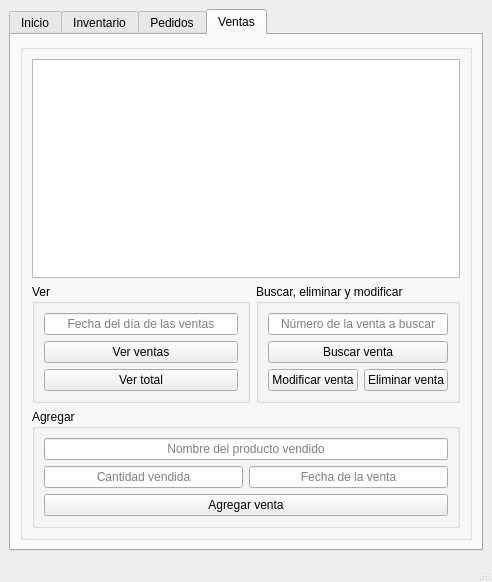
<?xml version="1.0" encoding="UTF-8"?>
<ui version="4.0">
 <class>MainWindow</class>
 <widget class="QMainWindow" name="MainWindow">
  <property name="geometry">
   <rect>
    <x>0</x>
    <y>0</y>
    <width>492</width>
    <height>582</height>
   </rect>
  </property>
  <property name="windowTitle">
   <string>MainWindow</string>
  </property>
  <widget class="QWidget" name="centralwidget">
   <layout class="QGridLayout" name="gridLayout_17">
    <item row="0" column="0">
     <widget class="QTabWidget" name="tabWidget">
      <property name="currentIndex">
       <number>3</number>
      </property>
      <widget class="QWidget" name="tab">
       <property name="styleSheet">
        <string notr="true">
QWidget
{background-image: url(:/images/images/madera.png);
}

QLabel#tabacos{
color:black;
font-size:50px;
font-family: courier new;
background:none;
}

QLabel#ornelas{
color:black;
font-size:50px;
font-family: courier new;
background:none;
}

QLabel#puro{
border:none;
background:none;
}

QLabel#puro2{
border:none;
background:none;
}

QLabel#puro3{
border:none;
background:none;
}

QLabel#puro4{
border:none;
background:none;
}

QLabel#puro5{
border:none;
background:none;
}

QLabel#puro6{
border:none;
background:none;
}

QLabel#puro7{
border:none;
background:none;
}

QLabel#puro8{
border:none;
background:none;
}

QLabel#puro9{
border:none;
background:none;
}

QLabel#puro10{
border:none;
background:none;
}

QLabel#bienvenido{
background:none;
font-size:15px;
}

QGroupBox#puros{
border:none;
background:none;
}

QGroupBox#puros2{
border:none;
background:none;
}</string>
       </property>
       <attribute name="title">
        <string>Inicio</string>
       </attribute>
       <layout class="QGridLayout" name="gridLayout_16">
        <item row="0" column="0">
         <widget class="QGroupBox" name="puros">
          <property name="title">
           <string/>
          </property>
          <layout class="QHBoxLayout" name="horizontalLayout">
           <item>
            <widget class="QLabel" name="puro5">
             <property name="styleSheet">
              <string notr="true">image: url(:/prefijoNuevo/images/puro.png);</string>
             </property>
             <property name="text">
              <string/>
             </property>
            </widget>
           </item>
           <item>
            <widget class="QLabel" name="puro3">
             <property name="styleSheet">
              <string notr="true">image: url(:/prefijoNuevo/images/puro.png);</string>
             </property>
             <property name="text">
              <string/>
             </property>
            </widget>
           </item>
           <item>
            <widget class="QLabel" name="puro4">
             <property name="styleSheet">
              <string notr="true">image: url(:/prefijoNuevo/images/puro.png);</string>
             </property>
             <property name="text">
              <string/>
             </property>
            </widget>
           </item>
           <item>
            <widget class="QLabel" name="puro">
             <property name="styleSheet">
              <string notr="true">image: url(:/prefijoNuevo/images/puro.png);</string>
             </property>
             <property name="text">
              <string/>
             </property>
            </widget>
           </item>
           <item>
            <widget class="QLabel" name="puro2">
             <property name="styleSheet">
              <string notr="true">image: url(:/prefijoNuevo/images/puro.png);</string>
             </property>
             <property name="text">
              <string/>
             </property>
            </widget>
           </item>
          </layout>
         </widget>
        </item>
        <item row="4" column="0">
         <widget class="QLabel" name="bienvenido">
          <property name="text">
           <string>Bienvenido, Administrador</string>
          </property>
          <property name="alignment">
           <set>Qt::AlignCenter</set>
          </property>
         </widget>
        </item>
        <item row="3" column="0">
         <widget class="QGroupBox" name="puros2">
          <property name="title">
           <string/>
          </property>
          <layout class="QGridLayout" name="gridLayout_2">
           <item row="0" column="0">
            <widget class="QLabel" name="puro7">
             <property name="styleSheet">
              <string notr="true">image: url(:/prefijoNuevo/images/puro.png);</string>
             </property>
             <property name="text">
              <string/>
             </property>
            </widget>
           </item>
           <item row="0" column="1">
            <widget class="QLabel" name="puro8">
             <property name="styleSheet">
              <string notr="true">image: url(:/prefijoNuevo/images/puro.png);</string>
             </property>
             <property name="text">
              <string/>
             </property>
            </widget>
           </item>
           <item row="0" column="2">
            <widget class="QLabel" name="puro6">
             <property name="styleSheet">
              <string notr="true">image: url(:/prefijoNuevo/images/puro.png);</string>
             </property>
             <property name="text">
              <string/>
             </property>
            </widget>
           </item>
           <item row="0" column="3">
            <widget class="QLabel" name="puro9">
             <property name="styleSheet">
              <string notr="true">image: url(:/prefijoNuevo/images/puro.png);</string>
             </property>
             <property name="text">
              <string/>
             </property>
            </widget>
           </item>
           <item row="0" column="4">
            <widget class="QLabel" name="puro10">
             <property name="styleSheet">
              <string notr="true">image: url(:/prefijoNuevo/images/puro.png);</string>
             </property>
             <property name="text">
              <string/>
             </property>
            </widget>
           </item>
          </layout>
         </widget>
        </item>
        <item row="2" column="0">
         <widget class="QLabel" name="ornelas">
          <property name="text">
           <string>Ornelas</string>
          </property>
          <property name="alignment">
           <set>Qt::AlignCenter</set>
          </property>
         </widget>
        </item>
        <item row="1" column="0">
         <widget class="QLabel" name="tabacos">
          <property name="text">
           <string>Tabacos</string>
          </property>
          <property name="alignment">
           <set>Qt::AlignCenter</set>
          </property>
         </widget>
        </item>
       </layout>
      </widget>
      <widget class="QWidget" name="tab_2">
       <attribute name="title">
        <string>Inventario</string>
       </attribute>
       <layout class="QGridLayout" name="gridLayout">
        <item row="5" column="0">
         <widget class="QGroupBox" name="groupBox_7">
          <property name="title">
           <string/>
          </property>
          <layout class="QGridLayout" name="gridLayout_9">
           <item row="4" column="0" colspan="2">
            <widget class="QGroupBox" name="groupBox_10">
             <property name="title">
              <string>Buscar, eliminar y modificar</string>
             </property>
             <layout class="QGridLayout" name="gridLayout_13">
              <item row="0" column="0" colspan="2">
               <widget class="QLineEdit" name="lineEdit_buscar_inventario">
                <property name="alignment">
                 <set>Qt::AlignCenter</set>
                </property>
                <property name="placeholderText">
                 <string>Nombre del producto a buscar</string>
                </property>
               </widget>
              </item>
              <item row="2" column="0">
               <widget class="QPushButton" name="pushButton_modificar_inventario">
                <property name="text">
                 <string>Modificar producto</string>
                </property>
               </widget>
              </item>
              <item row="2" column="1">
               <widget class="QPushButton" name="pushButton_eliminar_inventario">
                <property name="text">
                 <string>Eliminar producto</string>
                </property>
               </widget>
              </item>
              <item row="1" column="0" colspan="2">
               <widget class="QPushButton" name="pushButton_buscar_inventario">
                <property name="text">
                 <string>Buscar producto</string>
                </property>
               </widget>
              </item>
             </layout>
            </widget>
           </item>
           <item row="3" column="0" colspan="2">
            <widget class="QPushButton" name="pushButton_ver_inventario">
             <property name="text">
              <string>Ver inventario</string>
             </property>
            </widget>
           </item>
           <item row="5" column="0">
            <widget class="QGroupBox" name="groupBox_9">
             <property name="title">
              <string>Agregar</string>
             </property>
             <layout class="QGridLayout" name="gridLayout_12">
              <item row="2" column="0">
               <widget class="QLineEdit" name="lineEdit_cantidad_inventario">
                <property name="alignment">
                 <set>Qt::AlignCenter</set>
                </property>
                <property name="placeholderText">
                 <string>Cantidad disponible del producto</string>
                </property>
               </widget>
              </item>
              <item row="1" column="0" colspan="2">
               <widget class="QLineEdit" name="lineEdit_agregar_inventario">
                <property name="alignment">
                 <set>Qt::AlignCenter</set>
                </property>
                <property name="placeholderText">
                 <string>Nombre del producto</string>
                </property>
               </widget>
              </item>
              <item row="2" column="1">
               <widget class="QLineEdit" name="lineEdit_precio_inventario">
                <property name="alignment">
                 <set>Qt::AlignCenter</set>
                </property>
                <property name="placeholderText">
                 <string>Precio del producto</string>
                </property>
               </widget>
              </item>
              <item row="3" column="0" colspan="2">
               <widget class="QPushButton" name="pushButton_agregar_inventario">
                <property name="text">
                 <string>Agregar producto</string>
                </property>
               </widget>
              </item>
             </layout>
            </widget>
           </item>
           <item row="0" column="0" rowspan="2" colspan="2">
            <widget class="QTableWidget" name="tableWidget_inventario"/>
           </item>
          </layout>
         </widget>
        </item>
       </layout>
      </widget>
      <widget class="QWidget" name="tab_3">
       <attribute name="title">
        <string>Pedidos</string>
       </attribute>
       <layout class="QGridLayout" name="gridLayout_5">
        <item row="0" column="0">
         <widget class="QGroupBox" name="groupBox_8">
          <property name="title">
           <string/>
          </property>
          <layout class="QGridLayout" name="gridLayout_11">
           <item row="0" column="0" colspan="2">
            <widget class="QTableWidget" name="tableWidget_pedidos"/>
           </item>
           <item row="1" column="0">
            <widget class="QGroupBox" name="groupBox_11">
             <property name="title">
              <string>Ver</string>
             </property>
             <layout class="QGridLayout" name="gridLayout_14">
              <item row="0" column="0">
               <widget class="QLineEdit" name="lineEdit_ver_pedidos">
                <property name="alignment">
                 <set>Qt::AlignCenter</set>
                </property>
                <property name="placeholderText">
                 <string>Fecha de los pedidos</string>
                </property>
               </widget>
              </item>
              <item row="1" column="0">
               <widget class="QPushButton" name="pushButton_ver_pedidos">
                <property name="text">
                 <string>Ver pedidos</string>
                </property>
               </widget>
              </item>
             </layout>
            </widget>
           </item>
           <item row="2" column="0" colspan="2">
            <widget class="QGroupBox" name="groupBox_12">
             <property name="title">
              <string>Agregar</string>
             </property>
             <layout class="QGridLayout" name="gridLayout_15">
              <item row="2" column="1">
               <widget class="QLineEdit" name="lineEdit_fecha_entrega_pedidos">
                <property name="alignment">
                 <set>Qt::AlignCenter</set>
                </property>
                <property name="placeholderText">
                 <string>Fecha de entrega</string>
                </property>
               </widget>
              </item>
              <item row="4" column="0" colspan="2">
               <widget class="QPushButton" name="pushButton_agregar_pedidos">
                <property name="text">
                 <string>Agregar pedido</string>
                </property>
               </widget>
              </item>
              <item row="3" column="0">
               <widget class="QLineEdit" name="lineEdit_nombre_cliente_pedidos">
                <property name="alignment">
                 <set>Qt::AlignCenter</set>
                </property>
                <property name="placeholderText">
                 <string>Nombre del cliente</string>
                </property>
               </widget>
              </item>
              <item row="2" column="0">
               <widget class="QLineEdit" name="lineEdit_fecha_pedidos">
                <property name="alignment">
                 <set>Qt::AlignCenter</set>
                </property>
                <property name="placeholderText">
                 <string>Fecha del pedido</string>
                </property>
               </widget>
              </item>
              <item row="3" column="1">
               <widget class="QLineEdit" name="lineEdit_telefono_cliente_pedidos">
                <property name="alignment">
                 <set>Qt::AlignCenter</set>
                </property>
                <property name="placeholderText">
                 <string>Teléfono del cliente</string>
                </property>
               </widget>
              </item>
              <item row="1" column="0">
               <widget class="QLineEdit" name="lineEdit_agregar_pedidos">
                <property name="alignment">
                 <set>Qt::AlignCenter</set>
                </property>
                <property name="placeholderText">
                 <string>Nombre del producto pedido</string>
                </property>
               </widget>
              </item>
              <item row="1" column="1">
               <widget class="QLineEdit" name="lineEdit_cantidad_pedidos">
                <property name="alignment">
                 <set>Qt::AlignCenter</set>
                </property>
                <property name="placeholderText">
                 <string>Cantidad pedida</string>
                </property>
               </widget>
              </item>
             </layout>
            </widget>
           </item>
           <item row="1" column="1">
            <widget class="QGroupBox" name="groupBox_13">
             <property name="title">
              <string>Buscar, eliminar y modificar</string>
             </property>
             <layout class="QGridLayout" name="gridLayout_4">
              <item row="0" column="0" colspan="2">
               <widget class="QLineEdit" name="lineEdit_buscar_pedidos">
                <property name="alignment">
                 <set>Qt::AlignCenter</set>
                </property>
                <property name="placeholderText">
                 <string>Número del pedido a buscar</string>
                </property>
               </widget>
              </item>
              <item row="2" column="0">
               <widget class="QPushButton" name="pushButton_modificar_pedidos">
                <property name="text">
                 <string>Modificar pedido</string>
                </property>
               </widget>
              </item>
              <item row="2" column="1">
               <widget class="QPushButton" name="pushButton_eliminar_pedidos">
                <property name="text">
                 <string>Eliminar pedido</string>
                </property>
               </widget>
              </item>
              <item row="1" column="0" colspan="2">
               <widget class="QPushButton" name="pushButton_buscar_pedidos">
                <property name="text">
                 <string>Buscar pedido</string>
                </property>
               </widget>
              </item>
             </layout>
            </widget>
           </item>
          </layout>
         </widget>
        </item>
       </layout>
      </widget>
      <widget class="QWidget" name="tab_4">
       <attribute name="title">
        <string>Ventas</string>
       </attribute>
       <layout class="QGridLayout" name="gridLayout_8">
        <item row="0" column="0">
         <widget class="QGroupBox" name="groupBox_3">
          <property name="title">
           <string/>
          </property>
          <layout class="QGridLayout" name="gridLayout_7">
           <item row="0" column="0" colspan="2">
            <widget class="QTableWidget" name="tableWidget_ventas"/>
           </item>
           <item row="1" column="0">
            <widget class="QGroupBox" name="groupBox_4">
             <property name="title">
              <string>Ver</string>
             </property>
             <layout class="QGridLayout" name="gridLayout_10">
              <item row="1" column="0">
               <widget class="QPushButton" name="pushButton_ver_ventas">
                <property name="text">
                 <string>Ver ventas</string>
                </property>
               </widget>
              </item>
              <item row="0" column="0">
               <widget class="QLineEdit" name="lineEdit_ver_ventas">
                <property name="alignment">
                 <set>Qt::AlignCenter</set>
                </property>
                <property name="placeholderText">
                 <string>Fecha del día de las ventas</string>
                </property>
               </widget>
              </item>
              <item row="2" column="0">
               <widget class="QPushButton" name="pushButton_ver_total_ventas">
                <property name="text">
                 <string>Ver total</string>
                </property>
               </widget>
              </item>
             </layout>
            </widget>
           </item>
           <item row="2" column="0" colspan="2">
            <widget class="QGroupBox" name="groupBox_6">
             <property name="title">
              <string>Agregar</string>
             </property>
             <layout class="QGridLayout" name="gridLayout_6">
              <item row="2" column="0">
               <widget class="QLineEdit" name="lineEdit_cantidad_ventas">
                <property name="alignment">
                 <set>Qt::AlignCenter</set>
                </property>
                <property name="placeholderText">
                 <string>Cantidad vendida</string>
                </property>
               </widget>
              </item>
              <item row="1" column="0" colspan="2">
               <widget class="QLineEdit" name="lineEdit_agregar_ventas">
                <property name="alignment">
                 <set>Qt::AlignCenter</set>
                </property>
                <property name="placeholderText">
                 <string>Nombre del producto vendido</string>
                </property>
               </widget>
              </item>
              <item row="2" column="1">
               <widget class="QLineEdit" name="lineEdit_fecha_ventas">
                <property name="alignment">
                 <set>Qt::AlignCenter</set>
                </property>
                <property name="placeholderText">
                 <string>Fecha de la venta</string>
                </property>
               </widget>
              </item>
              <item row="3" column="0" colspan="2">
               <widget class="QPushButton" name="pushButton_agregar_ventas">
                <property name="text">
                 <string>Agregar venta</string>
                </property>
               </widget>
              </item>
             </layout>
            </widget>
           </item>
           <item row="1" column="1">
            <widget class="QGroupBox" name="groupBox_5">
             <property name="title">
              <string>Buscar, eliminar y modificar</string>
             </property>
             <layout class="QGridLayout" name="gridLayout_3">
              <item row="0" column="0" colspan="2">
               <widget class="QLineEdit" name="lineEdit_buscar_ventas">
                <property name="alignment">
                 <set>Qt::AlignCenter</set>
                </property>
                <property name="placeholderText">
                 <string>Número de la venta a buscar</string>
                </property>
               </widget>
              </item>
              <item row="2" column="0">
               <widget class="QPushButton" name="pushButton_modificar_ventas">
                <property name="text">
                 <string>Modificar venta</string>
                </property>
               </widget>
              </item>
              <item row="2" column="1">
               <widget class="QPushButton" name="pushButton_eliminar_ventas">
                <property name="text">
                 <string>Eliminar venta</string>
                </property>
               </widget>
              </item>
              <item row="1" column="0" colspan="2">
               <widget class="QPushButton" name="pushButton_buscar_ventas">
                <property name="text">
                 <string>Buscar venta</string>
                </property>
               </widget>
              </item>
             </layout>
            </widget>
           </item>
          </layout>
         </widget>
        </item>
       </layout>
      </widget>
     </widget>
    </item>
   </layout>
  </widget>
  <widget class="QMenuBar" name="menubar">
   <property name="geometry">
    <rect>
     <x>0</x>
     <y>0</y>
     <width>492</width>
     <height>21</height>
    </rect>
   </property>
  </widget>
  <widget class="QStatusBar" name="statusbar"/>
  <action name="actionAgregar_productos">
   <property name="text">
    <string>Agregar productos</string>
   </property>
  </action>
  <action name="actionVer_inventario">
   <property name="text">
    <string>Ver inventario</string>
   </property>
  </action>
  <action name="actionModificar_datos">
   <property name="text">
    <string>Modificar datos</string>
   </property>
  </action>
  <action name="actionBuscar_productos">
   <property name="text">
    <string>Buscar productos</string>
   </property>
  </action>
  <action name="actionEliminar_productos">
   <property name="text">
    <string>Eliminar productos</string>
   </property>
  </action>
  <action name="actionAgregar_pedidos">
   <property name="text">
    <string>Agregar pedidos</string>
   </property>
  </action>
  <action name="actionVer_pedidos">
   <property name="text">
    <string>Ver pedidos</string>
   </property>
  </action>
  <action name="actionModificar_pedidos">
   <property name="text">
    <string>Modificar pedidos</string>
   </property>
  </action>
  <action name="actionBuscar_pedidos">
   <property name="text">
    <string>Buscar pedidos</string>
   </property>
  </action>
  <action name="actionEliminar_pedidos">
   <property name="text">
    <string>Eliminar pedidos</string>
   </property>
  </action>
  <action name="actionAgregar_ventas">
   <property name="text">
    <string>Agregar ventas</string>
   </property>
  </action>
  <action name="actionVer_ventas">
   <property name="text">
    <string>Ver ventas</string>
   </property>
  </action>
  <action name="actionBuscar_ventas">
   <property name="text">
    <string>Buscar ventas</string>
   </property>
  </action>
  <action name="actionCalcular_total">
   <property name="text">
    <string>Calcular total</string>
   </property>
  </action>
 </widget>
 <resources>
  <include location="source.qrc"/>
 </resources>
 <connections/>
</ui>
